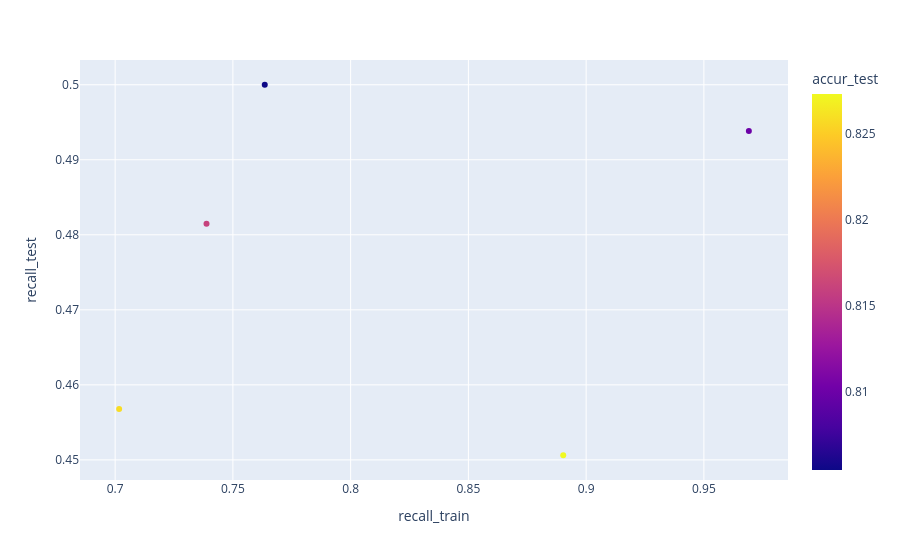
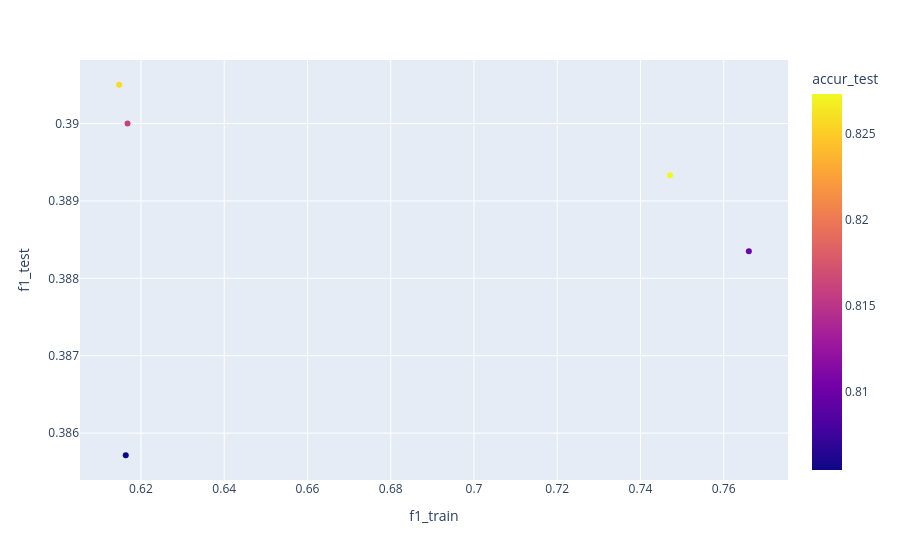
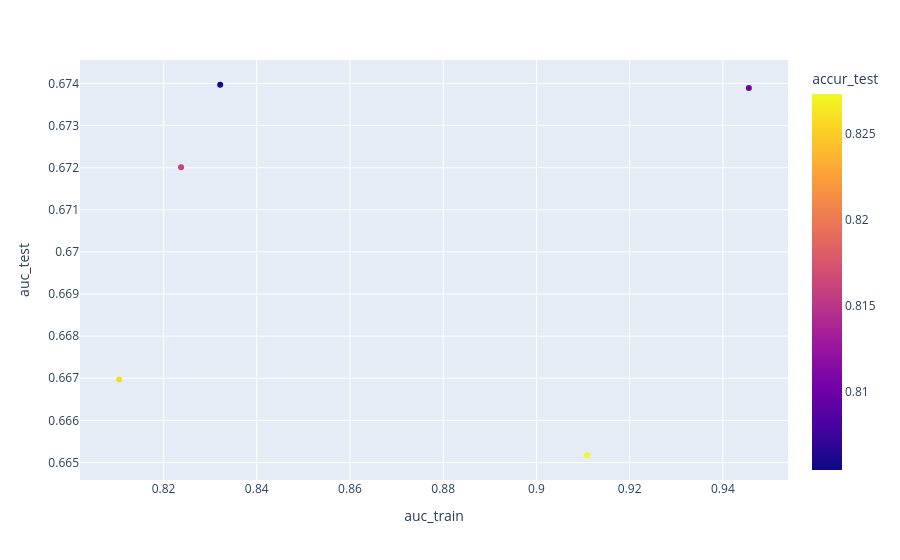
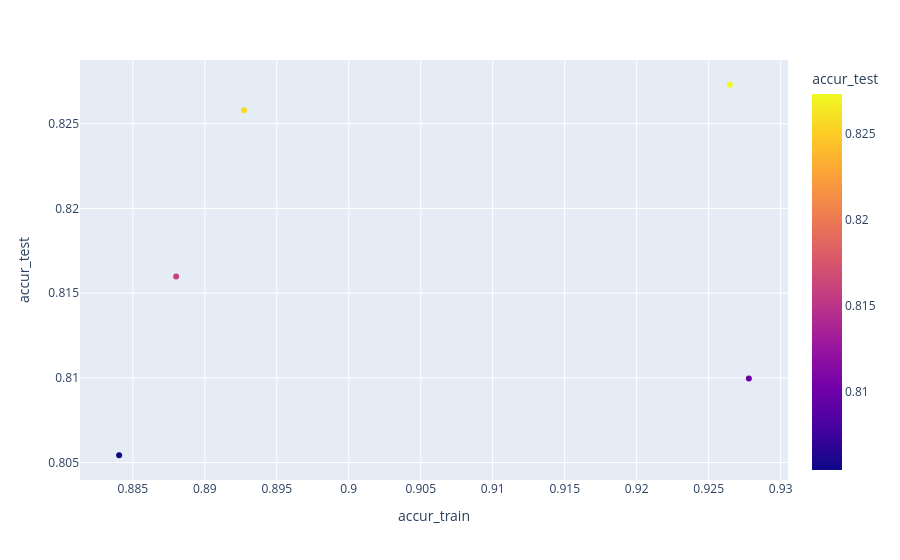

Write notebook code for charts like these, in order.
### Code cell
# plot metrics
fig = px.scatter(df_log1, x="recall_train", y="recall_test", hover_data=["title", "f1_train", "f1_test", "idx"],
                 color=df_log1.accur_test)
fig.show()
fig = px.scatter(df_log1, x="f1_train", y="f1_test", hover_data=["title", "recall_train", "recall_test", "idx"],
                 color=df_log1.accur_test)
fig.show()
fig = px.scatter(df_log1, x="auc_train", y="auc_test", hover_data=["title", "idx"],
                 color=df_log1.accur_test)
fig.show()
fig = px.scatter(df_log1, x="accur_train", y="accur_test", hover_data=["title", "idx"],
                 color=df_log1.accur_test)
fig.show()
fig = px.scatter(df_log1, x="accur_test", y="recall_test", hover_data=["title", "idx"],
                 color=df_log1.accur_test)
fig.show()
fig = px.scatter(df_log1, x="accur_train", y="recall_train", hover_data=["title", "idx"],
                 color=df_log1.accur_test)
fig.show()


df_log1["sumscore_train"] = df_log1.accur_train + df_log1.recall_train 
df_log1["sumscore_test"] = df_log1.accur_test + df_log1.recall_test
df_log1["train_test_diffs"] =  df_log1.accur_train - df_log1.accur_test + df_log1.recall_train - df_log1.recall_test
df_log1["score_sum"] = df_log1.accur_train + df_log1.recall_train + df_log1.accur_test + df_log1.recall_test
df_log1["f1_sum"] = df_log1.f1_train + df_log1.f1_test
# fig = px.scatter(df_log1, x="sumscore_train", y="sumscore_test", hover_data=["title", "accur_train", "accur_test", "recall_train", "recall_test"],
#                  color=df_log1.index)
fig = px.scatter(df_log1, x="score_sum", y="train_test_diffs", 
                 hover_data=["title", "accur_train", "accur_test", "recall_train", "recall_test", "f1_train", "f1_test", "idx"],
                 color=df_log1.recall_test)
fig.show()
# fig = px.scatter(x=df.iloc[1], y=df.iloc[4], hover_data=df.iloc[0])
# fig.set_title("Recall")

### Figure 1 — Plotly figure (JSON) as saved in the notebook; plotly's stock layout.template omitted (floating-point values rounded to 4 significant figures)
{"data": [{"customdata": [["14_XGB_Grid0_Rand8_recall", 0.6148, 0.3905, 14], ["22_XGB_Grid1_Rand2_recall", 0.6163, 0.3857, 22], ["34_XGB_Grid1_Rand8_recall", 0.6168, 0.39, 34], ["43_XGB_Grid2_Rand2_f1", 0.766, 0.3883, 43], ["49_XGB_Grid2_Rand5_f1", 0.7471, 0.3893, 49]], "hovertemplate": "recall_train=%{x}<br>recall_test=%{y}<br>title=%{customdata[0]}<br>f1_train=%{customdata[1]}<br>f1_test=%{customdata[2]}<br>idx=%{customdata[3]}<br>accur_test=%{marker.color}<extra></extra>", "legendgroup": "", "marker": {"color": [0.8258, 0.8054, 0.816, 0.81, 0.8273], "coloraxis": "coloraxis", "symbol": "circle"}, "mode": "markers", "name": "", "orientation": "v", "showlegend": false, "type": "scatter", "x": [0.7017, 0.7635, 0.7388, 0.9691, 0.8903], "xaxis": "x", "y": [0.4568, 0.5, 0.4815, 0.4938, 0.4506], "yaxis": "y"}], "layout": {"coloraxis": {"colorbar": {"title": {"text": "accur_test"}}, "colorscale": [[0, "#0d0887"], [0.1111, "#46039f"], [0.2222, "#7201a8"], [0.3333, "#9c179e"], [0.4444, "#bd3786"], [0.5556, "#d8576b"], [0.6667, "#ed7953"], [0.7778, "#fb9f3a"], [0.8889, "#fdca26"], [1, "#f0f921"]]}, "legend": {"tracegroupgap": 0}, "margin": {"t": 60}, "xaxis": {"anchor": "y", "domain": [0, 1], "title": {"text": "recall_train"}}, "yaxis": {"anchor": "x", "domain": [0, 1], "title": {"text": "recall_test"}}}}

### Figure 2 — Plotly figure (JSON) as saved in the notebook; plotly's stock layout.template omitted (floating-point values rounded to 4 significant figures)
{"data": [{"customdata": [["14_XGB_Grid0_Rand8_recall", 0.7017, 0.4568, 14], ["22_XGB_Grid1_Rand2_recall", 0.7635, 0.5, 22], ["34_XGB_Grid1_Rand8_recall", 0.7388, 0.4815, 34], ["43_XGB_Grid2_Rand2_f1", 0.9691, 0.4938, 43], ["49_XGB_Grid2_Rand5_f1", 0.8903, 0.4506, 49]], "hovertemplate": "f1_train=%{x}<br>f1_test=%{y}<br>title=%{customdata[0]}<br>recall_train=%{customdata[1]}<br>recall_test=%{customdata[2]}<br>idx=%{customdata[3]}<br>accur_test=%{marker.color}<extra></extra>", "legendgroup": "", "marker": {"color": [0.8258, 0.8054, 0.816, 0.81, 0.8273], "coloraxis": "coloraxis", "symbol": "circle"}, "mode": "markers", "name": "", "orientation": "v", "showlegend": false, "type": "scatter", "x": [0.6148, 0.6163, 0.6168, 0.766, 0.7471], "xaxis": "x", "y": [0.3905, 0.3857, 0.39, 0.3883, 0.3893], "yaxis": "y"}], "layout": {"coloraxis": {"colorbar": {"title": {"text": "accur_test"}}, "colorscale": [[0, "#0d0887"], [0.1111, "#46039f"], [0.2222, "#7201a8"], [0.3333, "#9c179e"], [0.4444, "#bd3786"], [0.5556, "#d8576b"], [0.6667, "#ed7953"], [0.7778, "#fb9f3a"], [0.8889, "#fdca26"], [1, "#f0f921"]]}, "legend": {"tracegroupgap": 0}, "margin": {"t": 60}, "xaxis": {"anchor": "y", "domain": [0, 1], "title": {"text": "f1_train"}}, "yaxis": {"anchor": "x", "domain": [0, 1], "title": {"text": "f1_test"}}}}

### Figure 3 — Plotly figure (JSON) as saved in the notebook; plotly's stock layout.template omitted (floating-point values rounded to 4 significant figures)
{"data": [{"customdata": [["14_XGB_Grid0_Rand8_recall", 14], ["22_XGB_Grid1_Rand2_recall", 22], ["34_XGB_Grid1_Rand8_recall", 34], ["43_XGB_Grid2_Rand2_f1", 43], ["49_XGB_Grid2_Rand5_f1", 49]], "hovertemplate": "auc_train=%{x}<br>auc_test=%{y}<br>title=%{customdata[0]}<br>idx=%{customdata[1]}<br>accur_test=%{marker.color}<extra></extra>", "legendgroup": "", "marker": {"color": [0.8258, 0.8054, 0.816, 0.81, 0.8273], "coloraxis": "coloraxis", "symbol": "circle"}, "mode": "markers", "name": "", "orientation": "v", "showlegend": false, "type": "scatter", "x": [0.8105, 0.8322, 0.8238, 0.9456, 0.9109], "xaxis": "x", "y": [0.667, 0.674, 0.672, 0.6739, 0.6652], "yaxis": "y"}], "layout": {"coloraxis": {"colorbar": {"title": {"text": "accur_test"}}, "colorscale": [[0, "#0d0887"], [0.1111, "#46039f"], [0.2222, "#7201a8"], [0.3333, "#9c179e"], [0.4444, "#bd3786"], [0.5556, "#d8576b"], [0.6667, "#ed7953"], [0.7778, "#fb9f3a"], [0.8889, "#fdca26"], [1, "#f0f921"]]}, "legend": {"tracegroupgap": 0}, "margin": {"t": 60}, "xaxis": {"anchor": "y", "domain": [0, 1], "title": {"text": "auc_train"}}, "yaxis": {"anchor": "x", "domain": [0, 1], "title": {"text": "auc_test"}}}}

### Figure 4 — Plotly figure (JSON) as saved in the notebook; plotly's stock layout.template omitted (floating-point values rounded to 4 significant figures)
{"data": [{"customdata": [["14_XGB_Grid0_Rand8_recall", 14], ["22_XGB_Grid1_Rand2_recall", 22], ["34_XGB_Grid1_Rand8_recall", 34], ["43_XGB_Grid2_Rand2_f1", 43], ["49_XGB_Grid2_Rand5_f1", 49]], "hovertemplate": "accur_train=%{x}<br>accur_test=%{marker.color}<br>title=%{customdata[0]}<br>idx=%{customdata[1]}<extra></extra>", "legendgroup": "", "marker": {"color": [0.8258, 0.8054, 0.816, 0.81, 0.8273], "coloraxis": "coloraxis", "symbol": "circle"}, "mode": "markers", "name": "", "orientation": "v", "showlegend": false, "type": "scatter", "x": [0.8927, 0.884, 0.888, 0.9278, 0.9265], "xaxis": "x", "y": [0.8258, 0.8054, 0.816, 0.81, 0.8273], "yaxis": "y"}], "layout": {"coloraxis": {"colorbar": {"title": {"text": "accur_test"}}, "colorscale": [[0, "#0d0887"], [0.1111, "#46039f"], [0.2222, "#7201a8"], [0.3333, "#9c179e"], [0.4444, "#bd3786"], [0.5556, "#d8576b"], [0.6667, "#ed7953"], [0.7778, "#fb9f3a"], [0.8889, "#fdca26"], [1, "#f0f921"]]}, "legend": {"tracegroupgap": 0}, "margin": {"t": 60}, "xaxis": {"anchor": "y", "domain": [0, 1], "title": {"text": "accur_train"}}, "yaxis": {"anchor": "x", "domain": [0, 1], "title": {"text": "accur_test"}}}}
